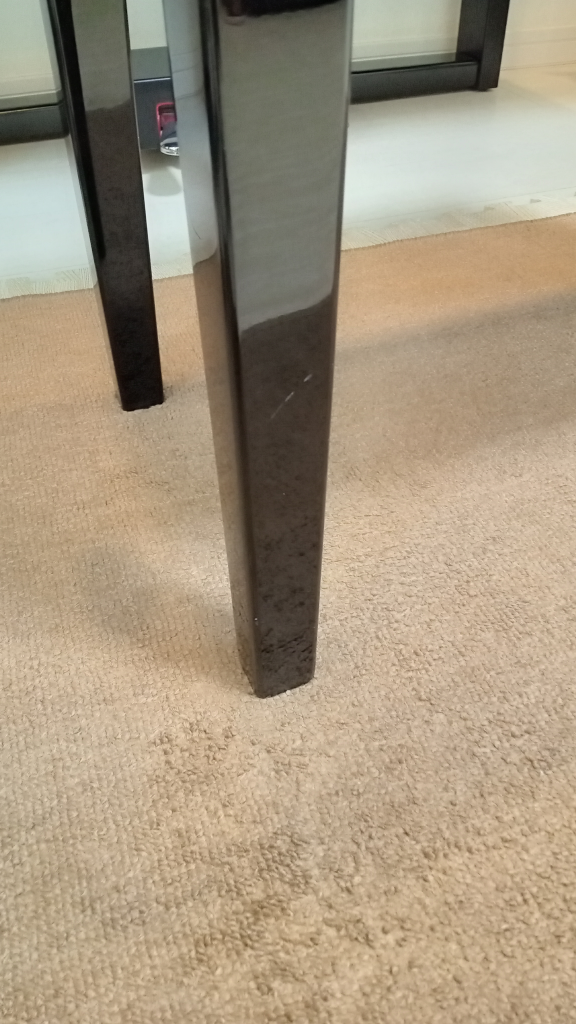
#> input picture python/sample3.jpg, 2304 x 4096 px (shown at 1/4 size)
$ jupyter execute SobelFilter.ipynb   (shell and % lines are left out)
#> lines starting #> are read from the running program, lines starting #| are printed output that depends on the picture
# Scratch detection with Sobel filter

Date: 2021/8/29

[cell 1]
import cv2 as cv
import matplotlib.pyplot as plt

[cell 2]
def process(filename, xy='x', ksize=3):
#> called with filename = 'sample3.jpg', xy = 'x', ksize = 5
    src = cv.imread(filename)
#> src is the input picture: shape (4096, 2304, 3); mean B, G, R 128.2, 151.1, 166.5
    gray = cv.cvtColor(src, cv.COLOR_BGR2GRAY)
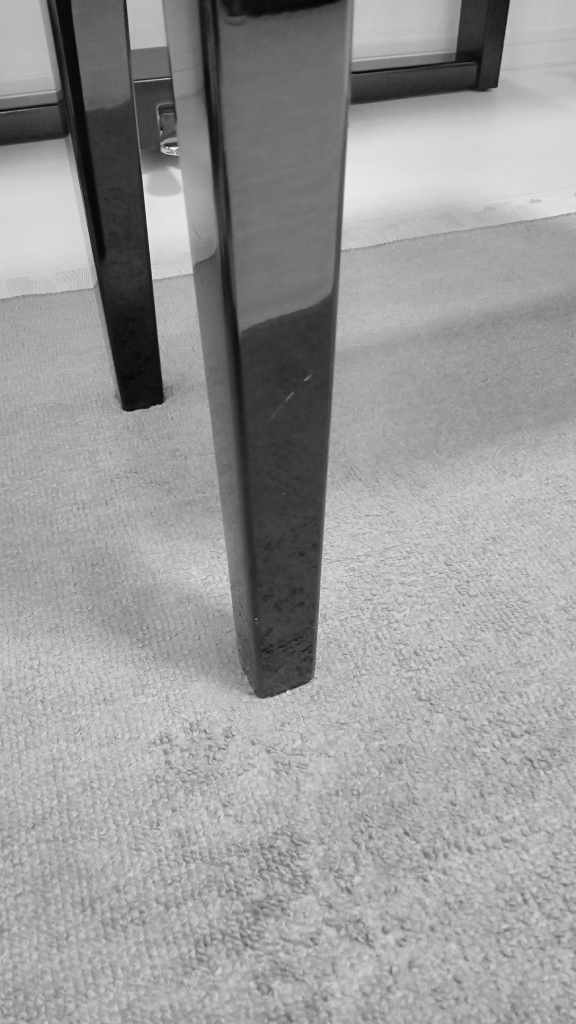
#> gray: shape (4096, 2304) (shown at 1/4 size); min 0, max 253, mean 153.1
    blur = cv.GaussianBlur(gray, (3, 3), 0)
    src = src[0:3000, 0:2000]
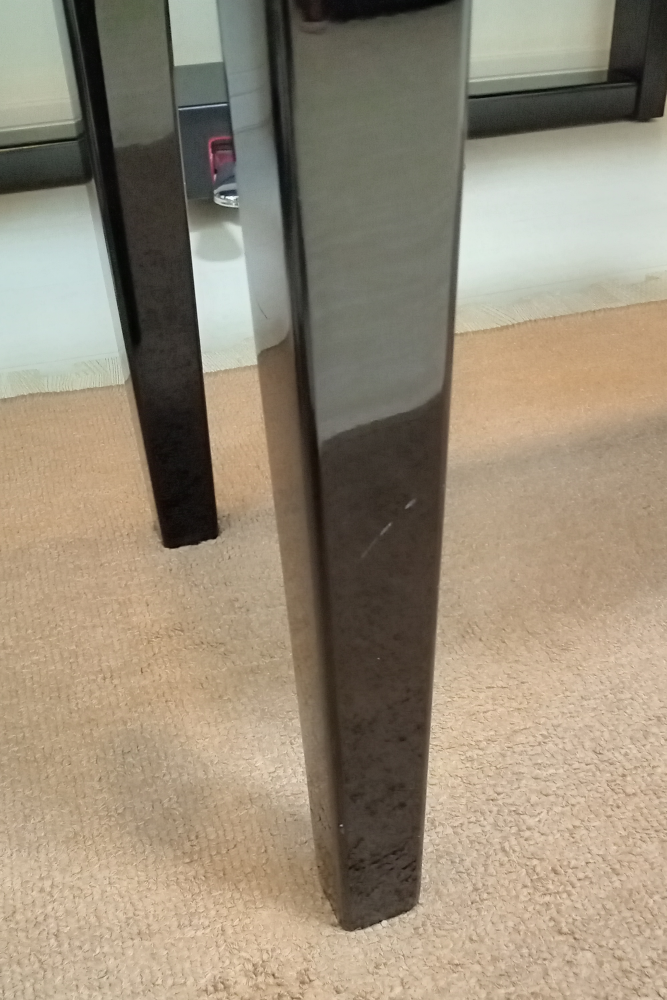
#> src: shape (3000, 2000, 3) (shown at 1/3 size); mean B, G, R 120.9, 140.4, 152.4
    dst = blur[0:3000, 0:2000]
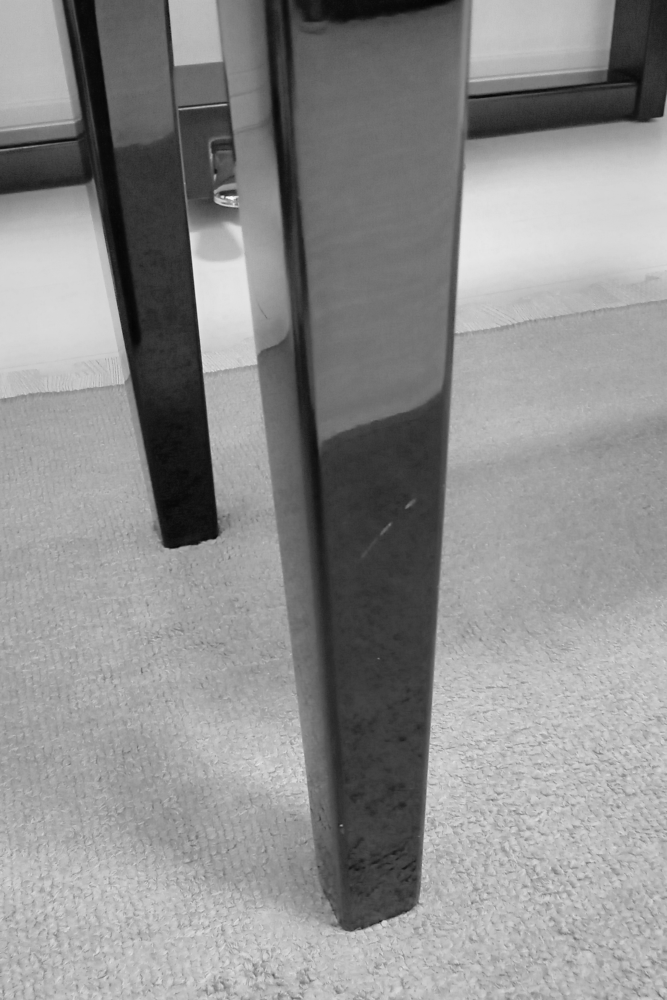
#> dst: shape (3000, 2000) (shown at 1/3 size); min 2, max 253, mean 141.8

    if (xy == 'x'):
        dst = cv.Sobel(dst, cv.CV_8UC1, 1, 0, ksize=ksize)
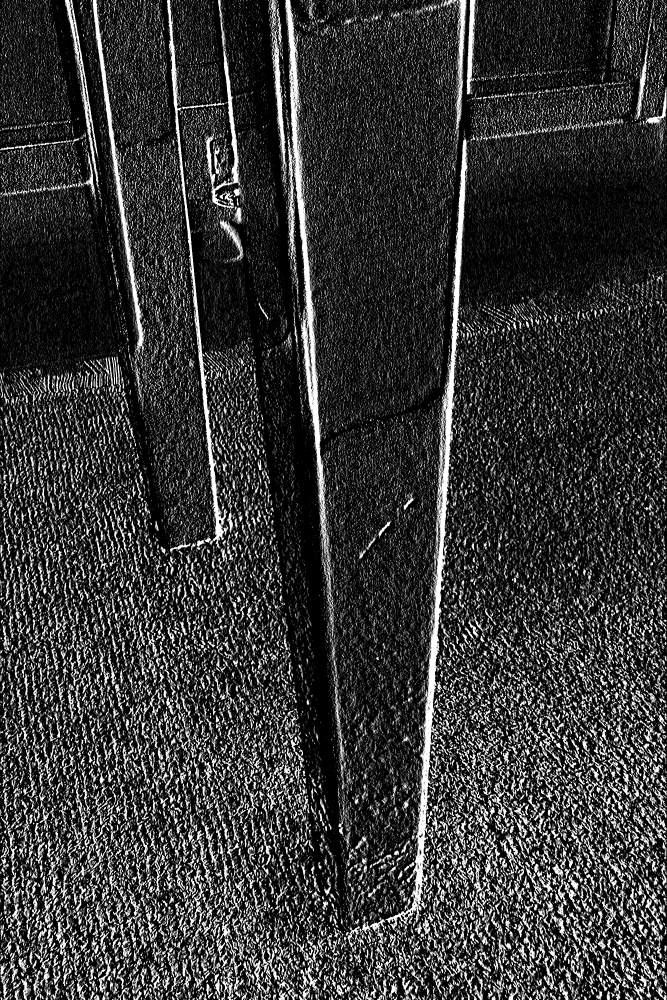
#> dst: shape (3000, 2000) (shown at 1/3 size); min 0, max 255, mean 54.5
    elif (xy == 'y'):
        dst = cv.Sobel(dst, cv.CV_8UC1, 0, 1, ksize=ksize)

    img = cv.cvtColor(dst, cv.COLOR_BGR2RGB)
    fig = plt.figure(1, (12., 12.))
    plt.imshow(cv.hconcat([cv.cvtColor(src, cv.COLOR_BGR2RGB), img]))

[cell 3]
process('sample3.jpg', 'x', 5)
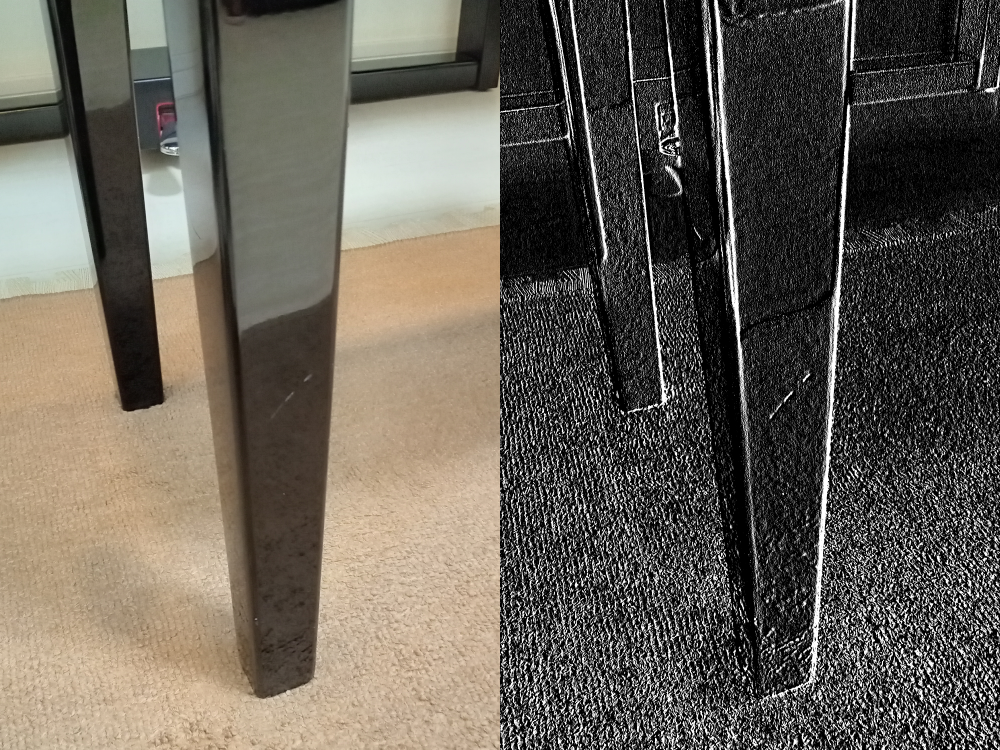
#> shown: shape (3000, 4000, 3) (shown at 1/4 size); mean R, G, B 103.4, 97.5, 87.7

[cell 4]
process('sample3.jpg', 'y', 5)
#> call 2 of process, with filename = 'sample3.jpg', xy = 'y', ksize = 5
#> in process (call 2), `dst = cv.Sobel(dst, cv.CV_8UC1, 0, 1, ksize=ksize)`:
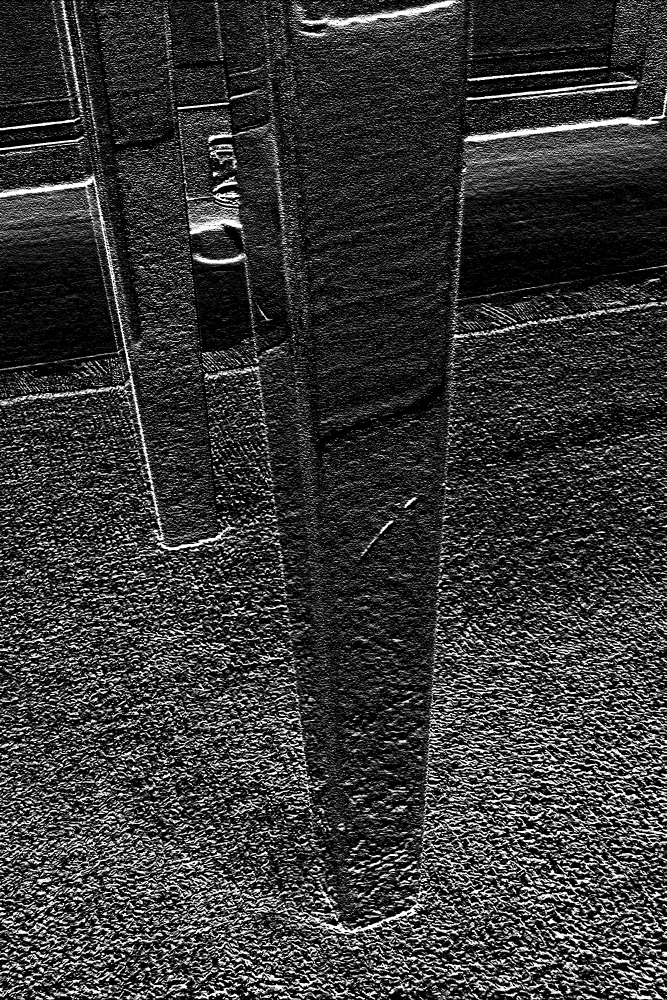
#> dst: shape (3000, 2000) (shown at 1/3 size); min 0, max 255, mean 55.3
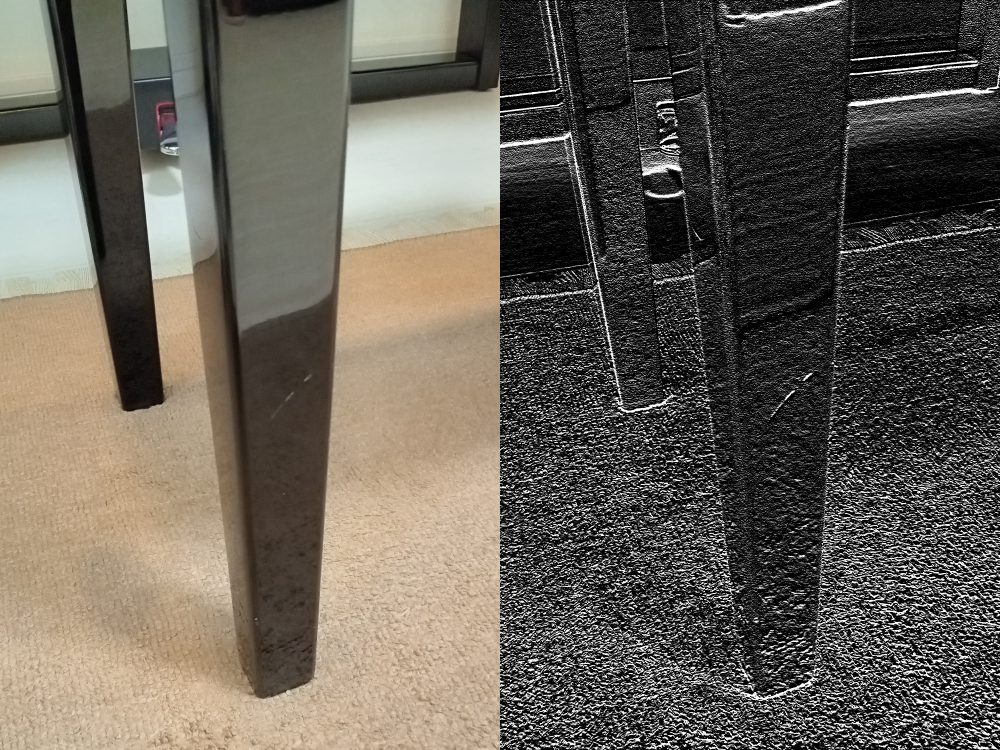
#> shown: shape (3000, 4000, 3) (shown at 1/4 size); mean R, G, B 103.8, 97.9, 88.1

$ run again, with python/sample1.jpg copied over python/sample3.jpg
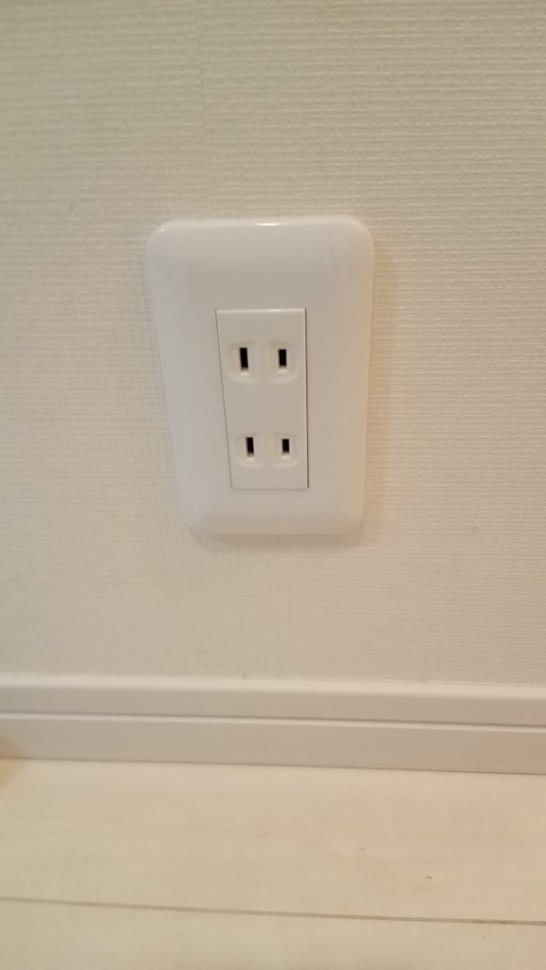
#> input picture python/sample1.jpg, 546 x 970 px
#> in process, src is the input picture: shape (970, 546, 3); mean B, G, R 152.3, 173, 187.1
#> in process (call 2), `dst = cv.Sobel(dst, cv.CV_8UC1, 0, 1, ksize=ksize)`:
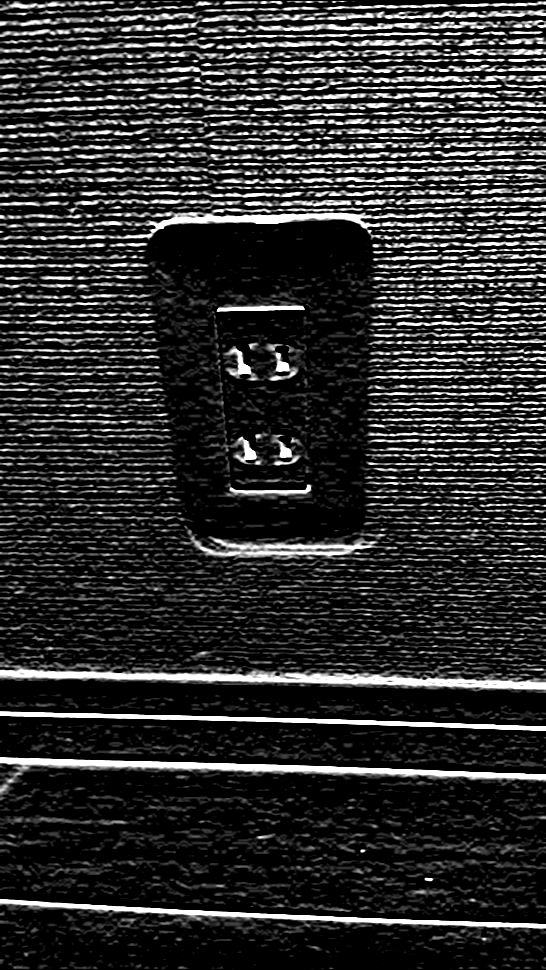
#> dst: shape (970, 546); min 0, max 255, mean 46
#> `[cell 4] process('sample3.jpg', 'y', 5)`:
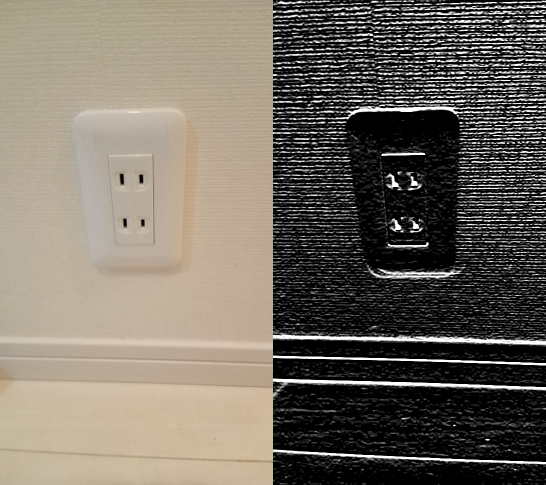
#> shown: shape (970, 1092, 3) (shown at 1/2 size); mean R, G, B 116.6, 109.5, 99.2

$ run again, with python/sample2.jpg copied over python/sample3.jpg
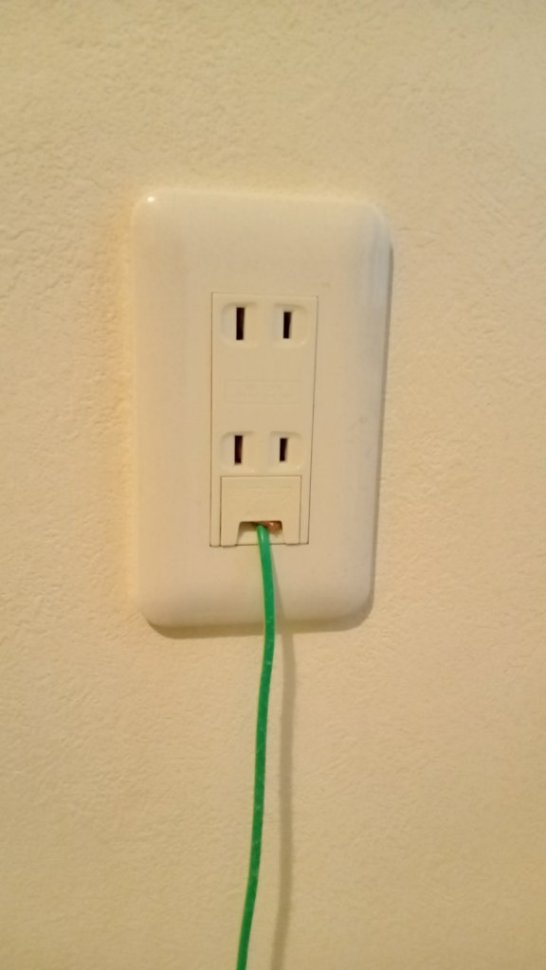
#> input picture python/sample2.jpg, 546 x 970 px
#> in process, src is the input picture: shape (970, 546, 3); mean B, G, R 133.9, 176.5, 200.3
#> in process (call 2), `dst = cv.Sobel(dst, cv.CV_8UC1, 0, 1, ksize=ksize)`:
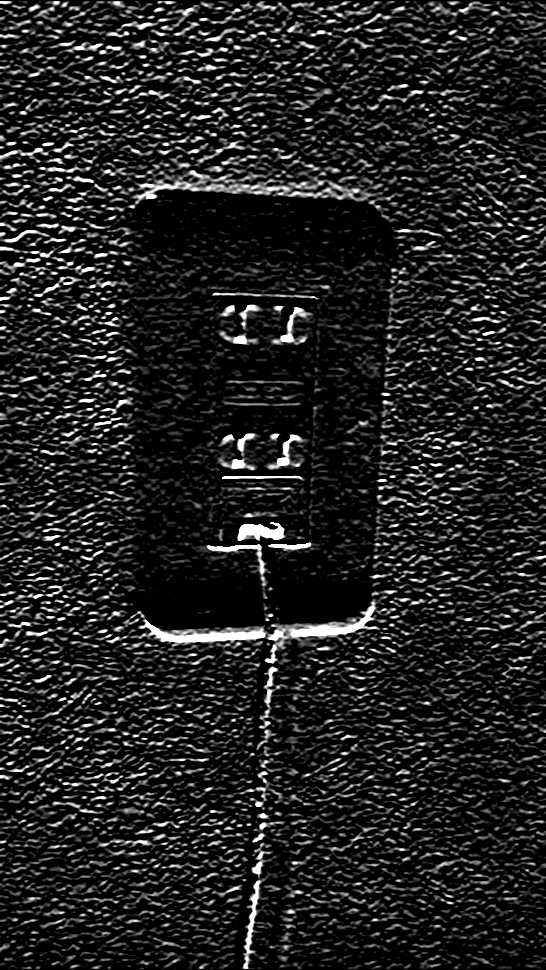
#> dst: shape (970, 546); min 0, max 255, mean 34.1
#> `[cell 4] process('sample3.jpg', 'y', 5)`:
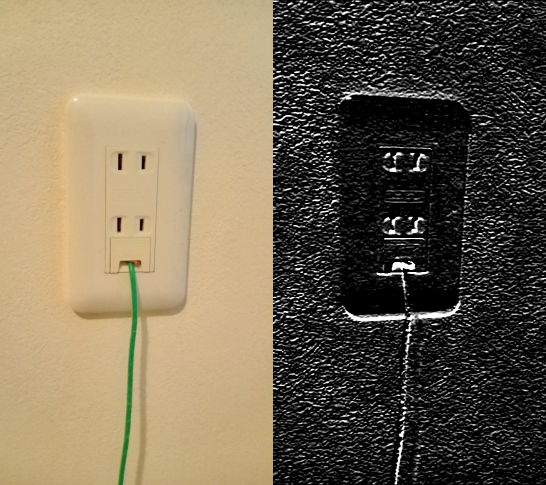
#> shown: shape (970, 1092, 3) (shown at 1/2 size); mean R, G, B 117.2, 105.3, 84

$ run again, with python/sample4.jpg copied over python/sample3.jpg
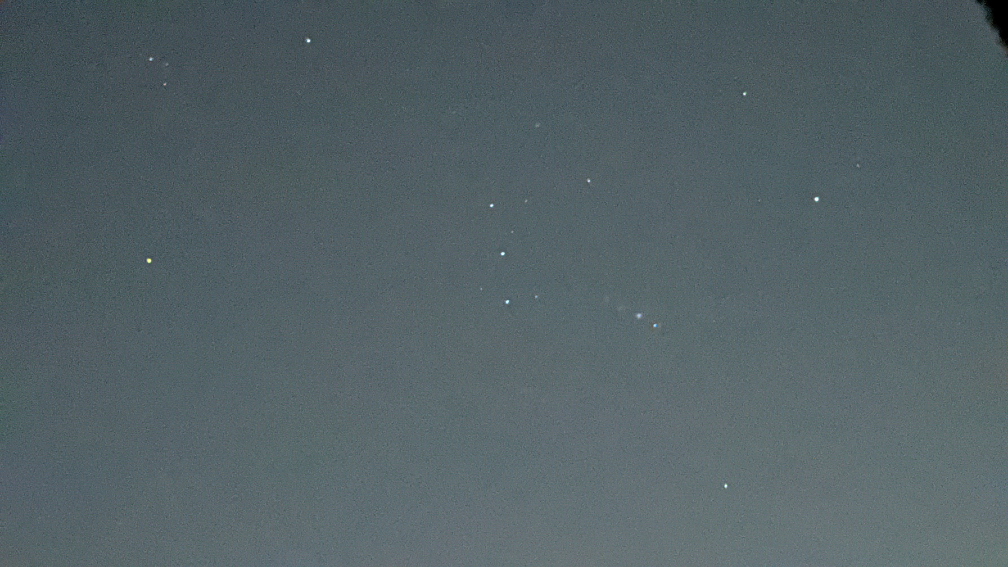
#> input picture python/sample4.jpg, 4032 x 2268 px (shown at 1/4 size)
#> in process, src is the input picture: shape (2268, 4032, 3); mean B, G, R 102.3, 98.1, 83.7
#> src: shape (2268, 2000, 3)
#> `[cell 4] process('sample3.jpg', 'y', 5)`:
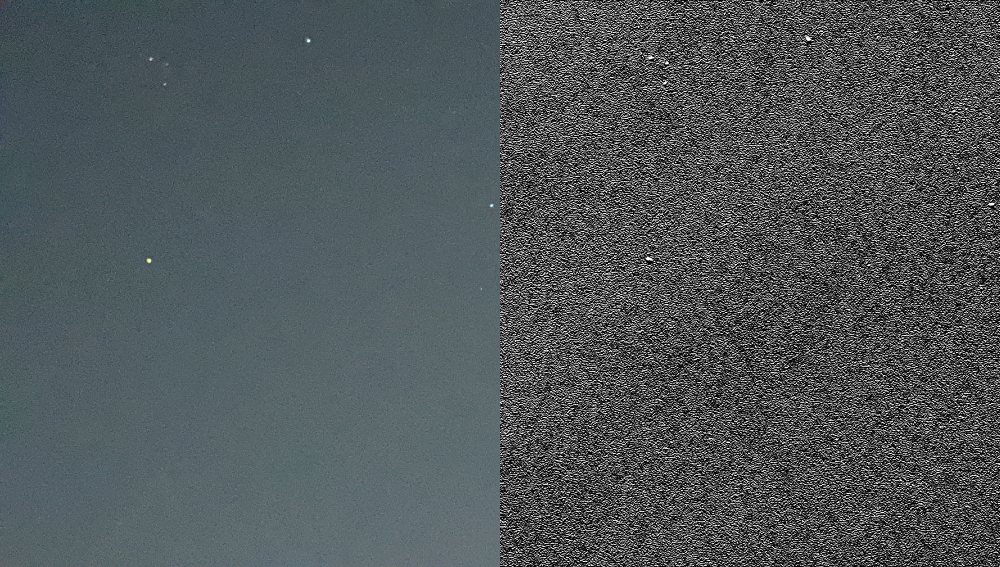
#> shown: shape (2268, 4000, 3) (shown at 1/4 size); mean R, G, B 80.3, 87.3, 89.7
